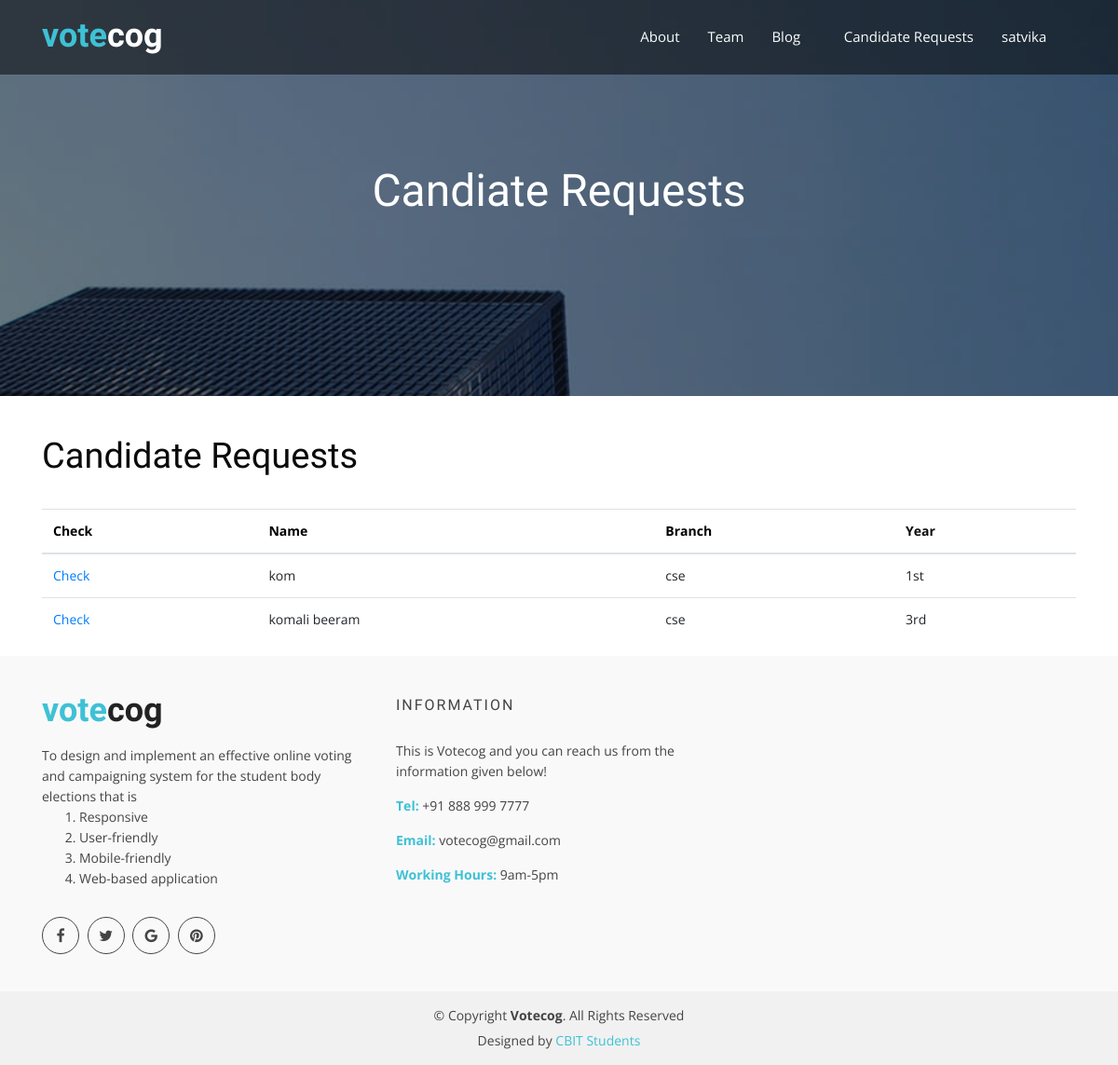
Screenshot of /dash/ (signed in) with the database file from the repository.
### accounts/models.py (models this page shows, shortened)
class Account(AbstractBaseUser):
    email = models.EmailField(verbose_name="email", max_length=60, unique=True)
    username = models.CharField(max_length=30, unique=True)
    date_joined = models.DateTimeField(verbose_name='date joined', auto_now_add=True)
    last_login = models.DateTimeField(verbose_name='last login', auto_now=True)
    is_voter = models.BooleanField(default=True)
    is_admin = models.BooleanField(default=False)
    is_staff = models.BooleanField(default=False)
    is_active = models.BooleanField(default=True)
    is_superuser = models.BooleanField(default=False)
    voted = models.CharField(max_length=30, default="no")
    USERNAME_FIELD = 'username'
    REQUIRED_FIELDS = ['email','is_voter']
    objects = MyAccountManager()

class Person(models.Model):
    user = models.ForeignKey(Account,on_delete=models.CASCADE)
    name = models.CharField(max_length=130)
    branch = models.CharField(max_length=8, choices=DEPT_CHOICES, default='cse')
    year = models.CharField(max_length=6, choices=YEAR_CHOICES, default='1st')
    bio = models.TextField(blank=True)
    status= models.CharField(max_length=130,default="pending")
    published_date = models.DateTimeField(default=timezone.now)
    vote=models.IntegerField(default=0)

### accounts/views.py (the view)
# urls.py: path('dash/', views.dashboard, name='dashboard'),
def dashboard(request):
    form = Person.objects.filter(published_date__lte=timezone.now()).order_by('published_date')
    return render(request,'accounts/dashboard.html', {'values1': form})

### templates/accounts/dashboard.html (shortened to what this page needs)
{% load crispy_forms_tags %}
<!DOCTYPE html>
{% load static %}
<html lang="en">
<head>
  <link href="{% static 'assets/vendor/bootstrap/css/bootstrap.min.css' %}" rel="stylesheet">
  <link href="{% static 'assets/vendor/icofont/icofont.min.css' %}" rel="stylesheet">
  <link href="{% static 'assets/vendor/animate.css/animate.min.css' %}" rel="stylesheet">
  <link href="{% static 'assets/vendor/font-awesome/css/font-awesome.min.css' %}" rel="stylesheet">
  <link href="{% static 'assets/vendor/nivo-slider/css/nivo-slider.css' %}" rel="stylesheet">
  <link href="{% static 'assets/vendor/owl.carousel/assets/owl.carousel.min.css' %}" rel="stylesheet">
  <link href="{% static 'assets/vendor/venobox/venobox.css' %}" rel="stylesheet">
  <link href="{% static 'assets/css/style.css' %}" rel="stylesheet">
</head>
<body data-spy="scroll" data-target="#navbar-example">
  <header id="header" class="fixed-top">
    <div class="container d-flex">
      <div class="logo mr-auto">
        <h1 class="text-light"><a href="#"><span>vote</span>cog</a></h1>
      </div>
      <nav class="nav-menu d-none d-lg-block">
		  {% if user.is_authenticated and user.is_admin %}
			<ul>
				<li><a href="#about">About</a></li>
				<li><a href="#team">Team</a></li>
				{% if user.is_voter == False and user.username != post.author.username %}
					<li class="drop-down"><a href="{% url 'blog:post_list' %}">Blog</a>
                    </li>
                {% endif %}
				<li><a href="{% url 'accounts:dashboard' %}">Candidate Requests</a></li>
				<li class="drop-down"><a href="">{{user.username}}</a>
				</li>
				</ul>
			{% endif %}
      </nav>
    </div>
  </header>
  <main id="main">
    {% if user.is_admin %}
        <div class="header-bg page-area">
          <div class="home-overly"></div>
          <div class="container">
            <div class="row">
              <div class="col-md-12 col-sm-12 col-xs-12">
                <div class="slider-content text-center">
                  <div class="header-bottom">
                    <div class="layer2 wow zoomIn" data-wow-duration="1s" data-wow-delay=".4s">
                      <h1 class="title2">Candiate Requests </h1>
                    </div>
                  </div>
                </div>
              </div>
            </div>
          </div>
        </div>
        <br><br>
        <div class="container">
          <h2 style="color: rgb(11, 11, 12); ">Candidate Requests</h2>
          <br>
          <table class="table table-hover">
            <thead>
              {% if values1 %}
              <tr>
              <th style="color: black">Check</th>
                <th style="color: black">Name</th>
                <th style="color: black">Branch</th>
                <th style="color: rgb(12, 12, 12)">Year</th>
              </tr>
            </thead>
            <tbody>
              {% for i in values1 %}
              {% if i.status == "pending" %}
              <tr>
                  <td style="text-decoration: none !important;"><a href="{{i.pk}}" id="number" name="number">Check</a></td>
                <td>{{i.name}}</td>
                <td>{{i.branch}}</td>
                <td>{{i.year}}</td>
              </tr>
              {% endif %}
              {% endfor %}
              {% else %}
              <h3 style="color: rgb(28, 28, 160)">No Pending Candidate Form Requests</h3>
              {% endif %}
            </tbody>
          </table>
        </div>
        {% endif %}
</div></div></div></div></main>
<footer>
  <div class="footer-area">
    <div class="container">
      <div class="row">
        <div class="col-md-4 col-sm-4 col-xs-12">
          <div class="footer-content">
            <div class="footer-head">
              <div class="footer-logo">
                <h2><span>vote</span>cog</h2>
              </div>
              To design and implement an effective online voting and campaigning system for the student body elections that is
                <ol>
                  <li>
                    Responsive
                  </li>
                  <li>
                    User-friendly
                  </li>
                  <li>
                    Mobile-friendly
                  </li>
                  <li>
                    Web-based application
                  </li>
                </ol>
              <div class="footer-icons">
                <ul>
                  <li>
                    <a href="#"><i class="fa fa-facebook"></i></a>
                  </li>
                  <li>
                    <a href="#"><i class="fa fa-twitter"></i></a>
                  </li>
                  <li>
                    <a href="#"><i class="fa fa-google"></i></a>
                  </li>
                  <li>
                    <a href="#"><i class="fa fa-pinterest"></i></a>
                  </li>
                </ul>
              </div>
            </div>
          </div>
        </div>
        <div class="col-md-4 col-sm-4 col-xs-12">
          <div class="footer-content">
            <div class="footer-head">
              <h4>information</h4>
              <p>
                This is Votecog and you can reach us from the information given below!
              </p>
              <div class="footer-contacts">
                <p><span>Tel:</span> +91 888 999 7777</p>
                <p><span>Email:</span> votecog@gmail.com</p>
                <p><span>Working Hours:</span> 9am-5pm</p>
              </div>
            </div>
          </div>
        </div>
      </div>
    </div>
  </div>
  <div class="footer-area-bottom">
    <div class="container">
      <div class="row">
        <div class="col-md-12 col-sm-12 col-xs-12">
          <div class="copyright text-center">
            <p>
              &copy; Copyright <strong>Votecog</strong>. All Rights Reserved
            </p>
          </div>
          <div class="credits">
            Designed by <a href="https://www.cbit.ac.in/">CBIT Students</a>
          </div>
        </div>
      </div>
    </div>
  </div>
</footer>
</body>
</html>

### accounts/static/assets/css/style.css (style rules this page uses)
html, body { height: 100%; }
p { margin: 0 0 15px; color: #444; }
h1, h2, h3, h4, h5, h6 { font-family: 'Raleway', sans-serif; margin: 0 0 15px; color: #444; font-weight: 500; }
h1 { font-size: 48px; line-height: 50px; }
h2 { font-size: 38px; line-height: 40px; }
h4 { font-size: 24px; line-height: 26px; }
a { transition: all 0.3s ease 0s; text-decoration: none; }
body { background: #fff none repeat scroll 0 0; color: #444; font-family: 'Open Sans', sans-serif; font-size: 14px; text-align: left; overflow-x: hidden; line-height: 22px; }
ul { list-style: outside none none; margin: 0; padding: 0; }
#header { height: 80px; transition: all 0.5s; z-index: 997; transition: all 0.5s; padding: 20px 0; background: rgba(0, 0, 0, 0.5); }
#header .logo h1 { font-size: 36px; margin: 0; padding: 0; line-height: 1; font-weight: bold; }
#header .logo h1 span { color: #3ec1d5; }
#header .logo h1 a, #header .logo h1 a:hover { color: #fff; text-decoration: none; }
.header-bg { background: url(../img/slider/slider1.jpg); background-repeat: no-repeat; background-size: cover; background-position: top center; }
@media (min-width: 1025px) { .header-bg { background-attachment: fixed; } }
.home-overly { background: rgba(0, 0, 0, 0.5); height: 100%; position: absolute; width: 100%; }
.nav-menu, .nav-menu * { margin: 0; padding: 0; list-style: none; }
.nav-menu > ul > li { position: relative; white-space: nowrap; float: left; }
.nav-menu a { display: block; position: relative; color: #fafefe; padding: 8px 15px 12px 15px; transition: 0.3s; font-size: 15px; }
.nav-menu .drop-down > a:after { content: "\ea99"; font-family: IcoFont; padding-left: 5px; }
.mobile-nav { position: fixed; top: 55px; right: 15px; bottom: 15px; left: 15px; z-index: 9999; overflow-y: auto; background: #fff; transition: ease-in-out 0.2s; opacity: 0; visibility: hidden; border-radius: 10px; padding: 10px 0; }
.mobile-nav * { margin: 0; padding: 0; list-style: none; }
.mobile-nav a { display: block; position: relative; color: #0d2529; padding: 10px 20px; font-weight: 500; outline: none; }
.mobile-nav .drop-down > a:after { content: "\ea99"; font-family: IcoFont; padding-left: 10px; position: absolute; right: 15px; }
.mobile-nav .drop-down > a { padding-right: 35px; }
.slider-content { padding: 180px 60px; }
.page-area { position: relative; }
.header-bottom h1, .header-bottom h2 { color: #fff; }
.footer-area { padding: 40px 0; background: #f9f9f9; }
.footer-head p { color: #444; }
.footer-head h4 { color: #444; font-size: 16px; letter-spacing: 2px; padding-bottom: 10px; text-transform: uppercase; }
.footer-logo { padding-bottom: 20px; }
.footer-logo h2 { color: #222; padding: 0; margin: 0; font-size: 36px; font-weight: bold; line-height: 1; }
.footer-logo h2 span { color: #3ec1d5; }
.footer-icons ul li { display: inline-block; }
.footer-icons ul li a { border: 1px solid #444; color: #444; display: block; font-size: 16px; height: 40px; line-height: 38px; margin-right: 5px; text-align: center; width: 40px; border-radius: 50%; }
.footer-icons { margin-top: 30px; }
.footer-contacts p span { color: #3EC1D5; font-weight: 700; }
.footer-content { display: block; overflow: hidden; }
.footer-area-bottom { background: #f1f1f1 none repeat scroll 0 0; padding: 15px 0; }
.copyright > p { margin-bottom: 0; color: #444; }
.copyright a, .credits a { color: #3EC1D5; }
.credits { padding-top: 5px; text-align: center; }

### rows the page displays
Account: username "satvika"
Person: name "kom", branch "cse", year "1st"
Person: name "komali beeram", branch "cse", year "3rd"
